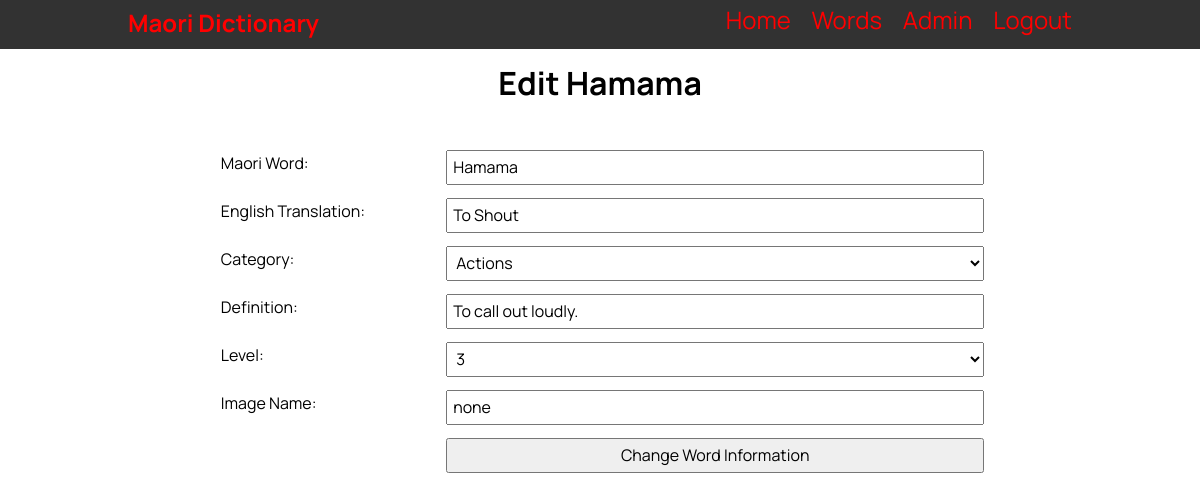
The app's page /individual_word/edit/1 (signed in) with its own data.
### tables this page shows
CREATE TABLE "vocab_list"
(
    id                  integer
        constraint vocab_list_pk
            primary key autoincrement,
    maori_word          varchar(30),
    english_translation varchar(30),
    category            varchar(30),
    definition          varchar(100),
    level               integer,
    last_edited_time    date,
    last_edited_user    varchar(60)
, image_name varchar(30));

### app.py (the view, shortened to what this page needs)
@app.route('/individual_word/edit/<word_id>', methods=['POST', 'GET'])
def render_edit_word_information(word_id):
    if not is_admin():
        return redirect('/individual_word/' + word_id)
    con = create_connection(DATABASE)
    cur = con.cursor()
    query = "SELECT * FROM vocab_list WHERE id = ?"
    cur.execute(query, (word_id,))
    word_info = cur.fetchall()
    query = "SELECT * FROM category"
    cur.execute(query)
    categories = cur.fetchall()
    query = "SELECT * FROM level"
    cur.execute(query)
    level_list = cur.fetchall()
    con.close()
    word_info = word_info[0]
    word_info = reformat_word_info(word_info)
    category_list = reformat_category_list(categories)
    return render_template('edit_word_information.html', page_name='Edit Word ' + word_id, logged_in=is_logged_in(),
                           admin=is_admin(), word_information=word_info, category_list=category_list,
                           level_list=level_list)

### app.py (called while the page is built)
def create_connection(db_file):
    try:
        connection = sqlite3.connect(db_file)
        return connection
    except Error as e:
        print(e)
    return None

def is_logged_in():
    if session.get('email') is None:
        return False
    else:
        return True

def is_admin():
    if is_logged_in():
        if session.get('role') == "Teacher" or session.get('role') == "Admin":
            return True
        else:
            return False
    else:
        return False

def reformat_word_info(word):
    word_info = (word[0], str(word[1]).title(), str(word[2]).title(), str(word[3]).title(), str(word[4]).capitalize(),
                 word[5], word[6], word[7], word[8])
    return word_info

def reformat_category_list(categories):
    category_list = []
    for category in categories:
        category = (category[0], str(category[1]).title())
        category_list.append(category)
    return category_list

### templates/edit_word_information.html (shortened to what this page needs)
{% extends "base.html" %}
{% block pageheading %}Edit {{ word_information[1] }}{% endblock %}
{% block main %}
<form class="my-form" method="POST">
  <div class="form-group">
    <div class="form-label">Maori Word:</div>
    <div class="form-element"><input type="text" name="maori_word" id="maori_word" value="{{ word_information[1] }}" required></div>
  </div>
  <div class="form-group">
    <div class="form-label">English Translation:</div>
    <div class="form-element"><input type="text" name="english_translation" id="english_translation" value="{{ word_information[2] }}" required></div>
  </div>
  <div class="form-group">
    <div class="form-label">Category:</div>
    <div class="form-element">
      <select id="category" name="category">
        {% for category in category_list %}
          {% if category[1] == word_information[3] %}
            <option selected="selected">{{ category[1] }}</option>
          {% else %}
            <option>{{ category[1] }}</option>
          {% endif %}
        {% endfor %}
      </select>
    </div>
  </div>
  <div class="form-group">
    <div class="form-label">Definition:</div>
    <div class="form-element"><input type="text" name="definition" id="definition" value="{{ word_information[4] }}" required></div>
  </div>
  <div class="form-group">
    <div class="form-label">Level:</div>
    <div class="form-element">
      <select id="level" name="level">
        {% for level in level_list %}
          {% if level[1] == word_information[5] %}
            <option selected="selected">{{ level[1] }}</option>
          {% else %}
            <option>{{ level[1] }}</option>
          {% endif %}
        {% endfor %}
      </select>
    </div>
  </div>
  <div class="form-group">
    <div class="form-label">Image Name:</div>
    <div class="form-element"><input type="text" name="image_name" id="image_name" value="{{ word_information[8] }}"></div>
  </div>
  <div class="form-group">
    <div class="form-label"></div>
    <div class="form-element"><input type="submit" value="Change Word Information"></div>
  </div>
</form>
{% endblock %}

### static/MDW.css (style rules this page uses)
* { font-family: 'Manrope', sans-serif; padding: 0; margin: 0; box-sizing: border-box; }
body { background-color: rgb(255, 255, 255); }
.my-form { width: 80%; padding-bottom: 1rem; margin: auto auto 20px; display: block; }
.form-group { padding-top: 3rem; }
.form-label { width: 30%; float: left; padding: 0.3rem; }
.form-element { width: 70%; float: left; }
.form-group input, .form-group select { padding: 0.3rem; width: 100%; height: 35px; }

### records on screen
vocab_list: maori_word "Hamama", english_translation "To Shout", category "Actions", definition "To call out loudly.", image_name "none"

### other values on screen
form field level "3"
